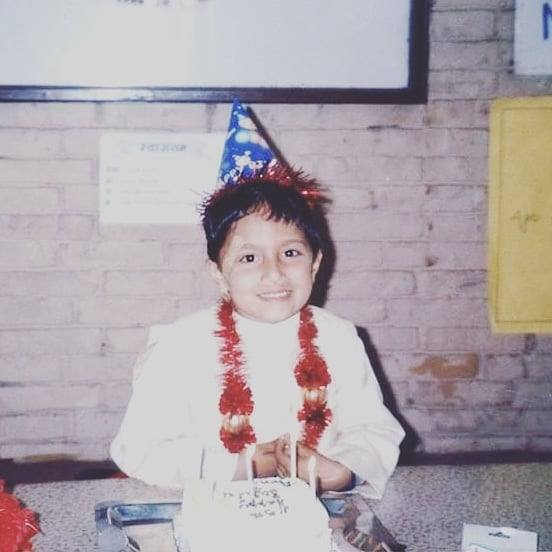
#> input picture Image Processing/lab 2/img1.jpg, 552 x 552 px, found by its file name
$ python 3.py
#> lines starting #> are read from the running program, lines starting #| are printed output that depends on the picture
#contrast stretching
import cv2
import numpy as np

#function
def pixelVal(pix,r1,s1,r2,s2):
    if (0 <= pix and pix <= r1):
        return (s1/r1)*pix
    elif (r1 < pix and pix <= r2):
        return ((s2-s1)/(r2-r1)) * (pix-r1) + s1
    else:
        return ((255-s2)/(255-r2)) * (pix-r2) + s2

img = cv2.imread('./lab 2/img1.jpg')
#> img is the input picture: shape (552, 552, 3); mean B, G, R 169.8, 164, 173
cv2.imshow('Input Image', img)

#parameter
r1 = 70
s1 = 0
r2 = 255
s2 = 255

pixelVal_vec = np.vectorize(pixelVal)

cont_st_img = pixelVal_vec(img, r1, s1, r2, s2)
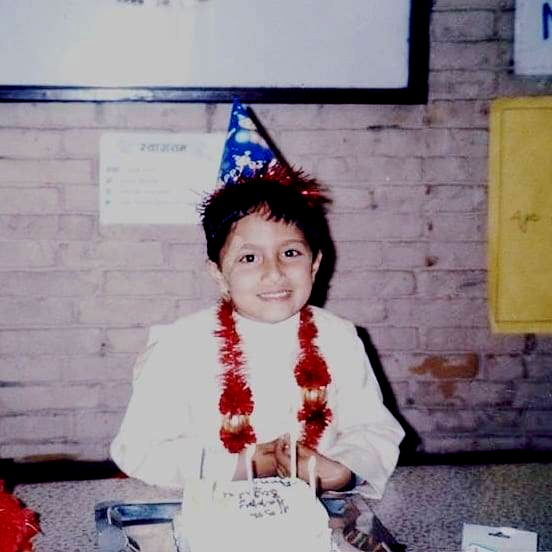
#> cont_st_img: shape (552, 552, 3) float64; mean B, G, R 138.1, 131.2, 142.8

cv2.imshow('Output Image', cont_st_img)
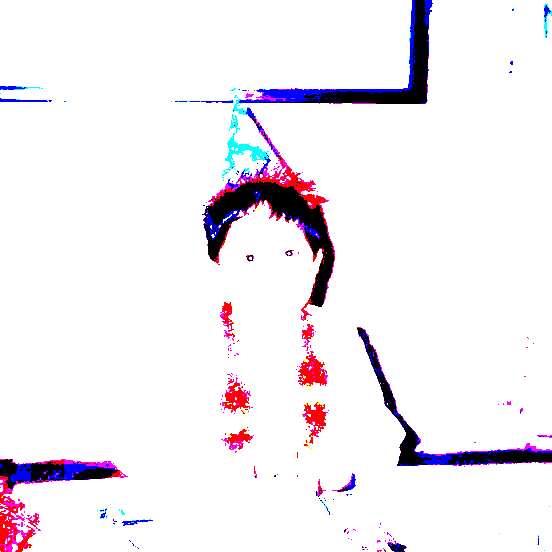
#> window 'Output Image': shape (552, 552, 3); mean B, G, R 242.8, 237.1, 242
cv2.waitKey(0)

$ run again, with Image Processing/lab 2/b.jpg copied over Image Processing/lab 2/img1.jpg
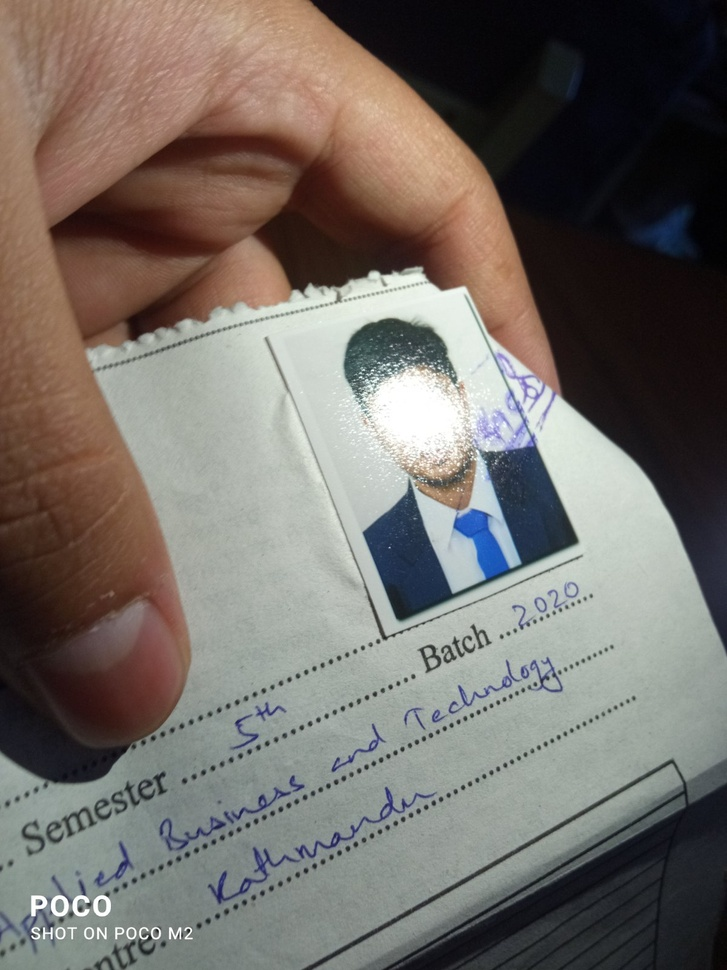
#> input picture Image Processing/lab 2/b.jpg, 727 x 970 px, shrunk from 1200 x 1600 before the run, found by its file name
#> img is the input picture: shape (970, 727, 3); mean B, G, R 104.2, 109.8, 115.8
#> `cont_st_img = pixelVal_vec(img, r1, s1, r2, s2)`:
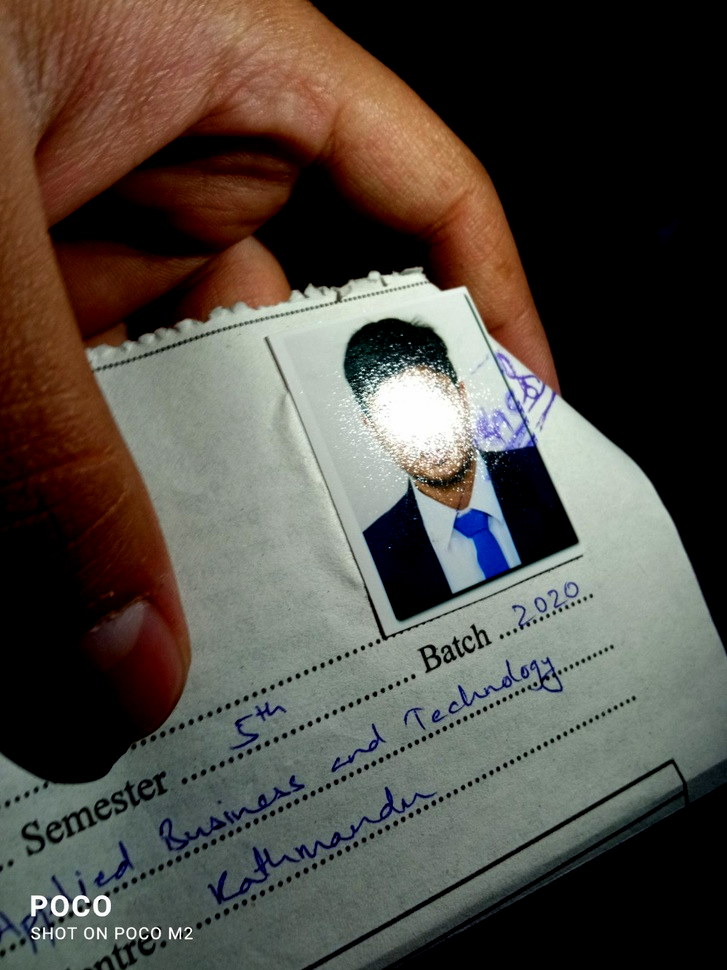
#> cont_st_img: shape (970, 727, 3) float64; mean B, G, R 67.8, 75.4, 81.5
#> `cv2.imshow('Output Image', cont_st_img)`:
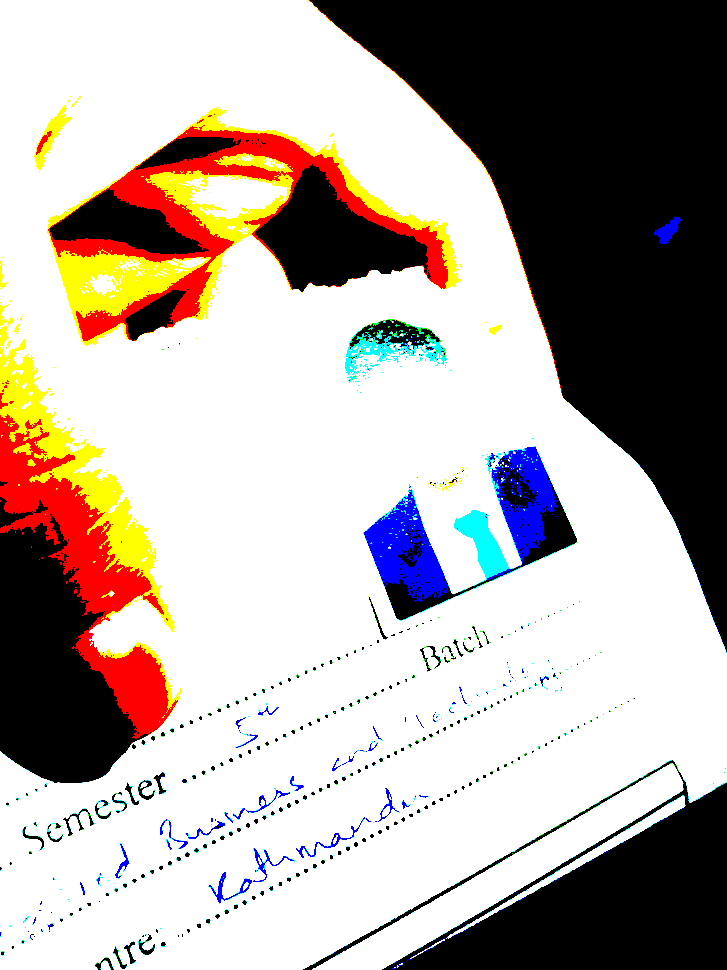
#> window 'Output Image': shape (970, 727, 3); mean B, G, R 162.6, 167.9, 176.9
